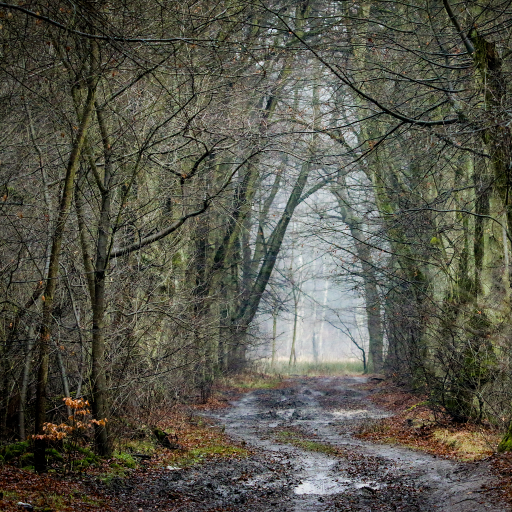
%> input picture Codec/Manowce.png, 1024 x 1024 px (shown at 1/2 size)
$ octave Codec_write.m   (GNU Octave 9; MATLAB toolbox functions it lacks are replaced by stand-ins)
%> lines starting %> are read from the running program, lines starting %| are printed output that depends on the picture
%% Inicjalizacja
clear
clc

img = im2double(imresize(imread('Manowce.png'), [1024 1024]));
[height, width, col] = size(img);
%> height = 1024; width = 1024; col = 3
img_col = rgb2ycbcr(img);
%> img_col: size 1024x1024x3 double; mean of channels 1, 2, 3 0.35, 0.482, 0.506
Y = (img_col(:,:,1));
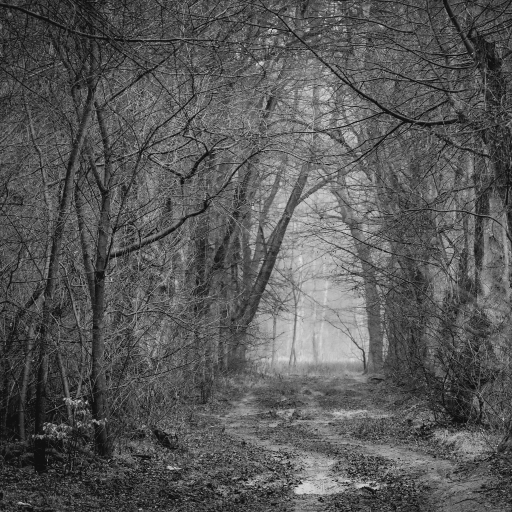
%> Y: size 1024x1024 double (shown at 1/2 size); min 0.0627, max 0.922, mean 0.35
Cb = (img_col(:,:,2));
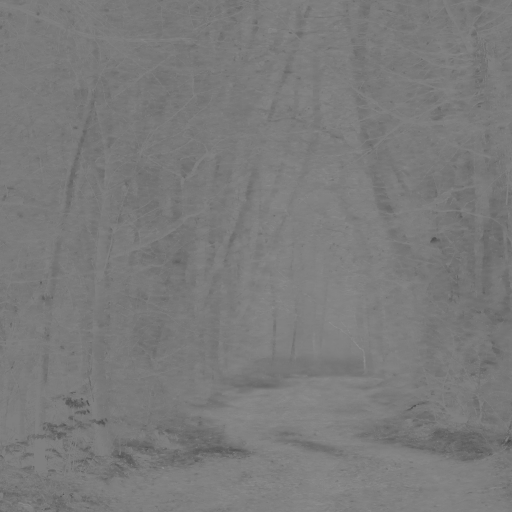
%> Cb: size 1024x1024 double (shown at 1/2 size); min 0.252, max 0.612, mean 0.482
Cr = (img_col(:,:,3));
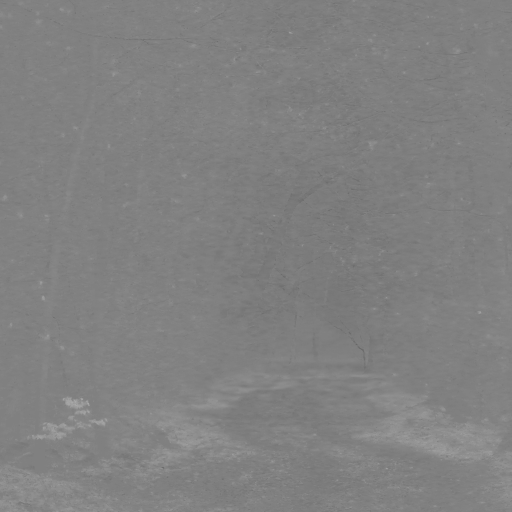
%> Cr: size 1024x1024 double (shown at 1/2 size); min 0.342, max 0.688, mean 0.506

T = dctmtx(8);
dct = @(block_struct) T * block_struct.data * T';

mask = [1   1   1   1   0   0   0   0
        1   1   1   0   0   0   0   0
        1   1   0   0   0   0   0   0
        1   0   0   0   0   0   0   0
        0   0   0   0   0   0   0   0
        0   0   0   0   0   0   0   0
        0   0   0   0   0   0   0   0
        0   0   0   0   0   0   0   0];

%% Transformata cos
C_Y= blockproc(Y, [8 8], dct);
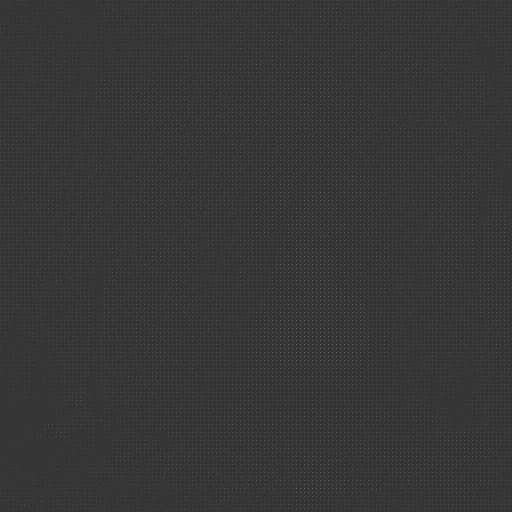
%> C_Y: size 1024x1024 double (shown at 1/2 size); min -1.76, max 6.63, mean 0.0437; drawn with min black and max white
Ct_Y = blockproc(C_Y, [8 8], @(block_struct) mask .* block_struct.data);

C_Cb= blockproc(Cb, [8 8], dct);
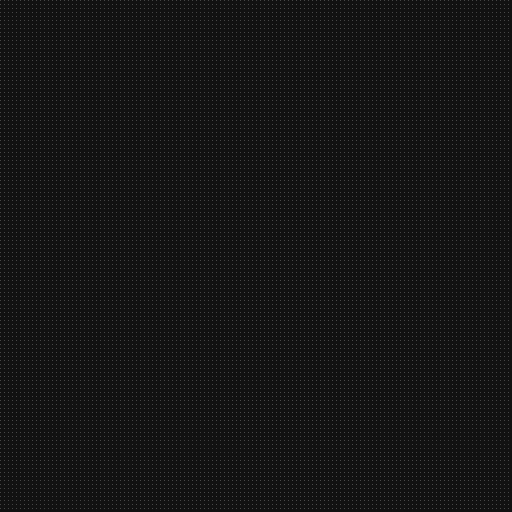
%> C_Cb: size 1024x1024 double (shown at 1/2 size); min -0.327, max 4.33, mean 0.0602; drawn with min black and max white
Ct_Cb = blockproc(C_Cb, [8 8], @(block_struct) mask .* block_struct.data);

C_Cr= blockproc(Cr, [8 8], dct);
Ct_Cr = blockproc(C_Cr, [8 8], @(block_struct) mask .* block_struct.data);

%% Huffman
C_Y = round(Ct_Y(:), 2);
C_Cb = round(Ct_Cb(:), 2);
C_Cr = round(Ct_Cr(:), 2);

s = width * height;
%> s = 1048576
[P_Y, Sym_Y] = hist(C_Y, double(unique(C_Y)));
%> P_Y = 765 values, max 888843 at index 129, min 1 at index 1, mean 1370.7; Sym_Y = 765 values from -1.76 to 6.63
[P_Cb, Sym_Cb] = hist(C_Cb, double(unique(C_Cb)));
%> P_Cb = 193 values, max 923352 at index 30, min 1 at index 1, mean 5433; Sym_Cb = 193 values from -0.33 to 4.33
[P_Cr, Sym_Cr] = hist(C_Cr, double(unique(C_Cr)));
%> P_Cr = 171 values, max 931790 at index 30, min 1 at index 1, mean 6132; Sym_Cr = 171 values from -0.37 to 5.1

% Prawdopodobieństwo
P_Y = P_Y./s;
%> P_Y = 765 values, max 0.848 at index 129, min 9.54e-07 at index 1, mean 0.00131
P_Cb = P_Cb./s;
%> P_Cb = 193 values, max 0.881 at index 30, min 9.54e-07 at index 1, mean 0.00518
P_Cr = P_Cr./s;
%> P_Cr = 171 values, max 0.889 at index 30, min 9.54e-07 at index 1, mean 0.00585

% Słowniki
dic_Y = huffmandict(Sym_Y, P_Y);
%> dic_Y = 765 items
dic_Cb = huffmandict(Sym_Cb, P_Cb);
%> dic_Cb = 193 items
dic_Cr = huffmandict(Sym_Cr, P_Cr);
%> dic_Cr = 171 items

% Kodowanie huffmana
%> (the run ends here)
